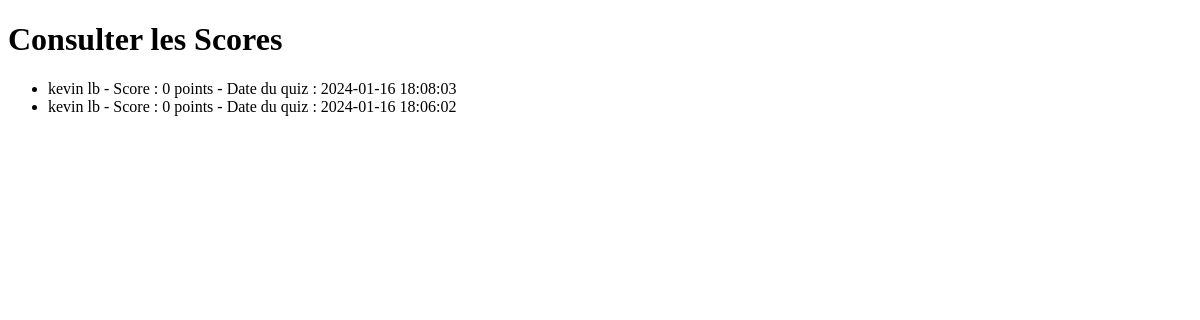
The page /consulter_scores.php on the database as committed earlier.
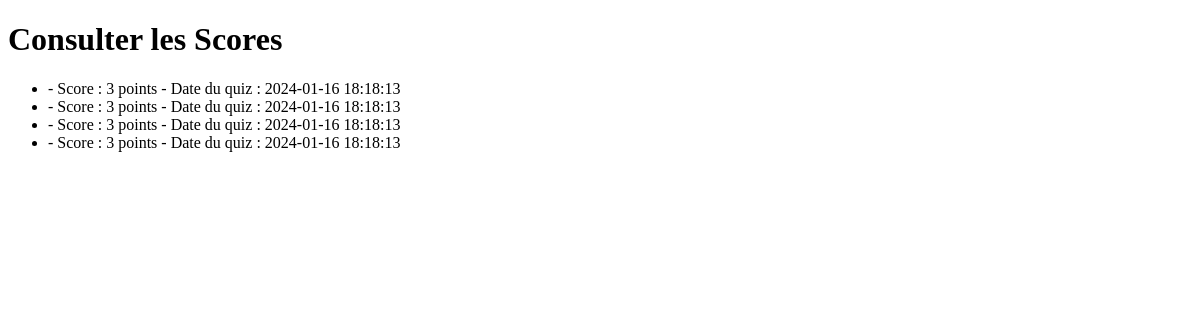
The same page on the database as committed later.
### tables this page shows
CREATE TABLE scores (
        id INTEGER PRIMARY KEY,
        participant_id INTEGER,
        score INTEGER,
        time INTEGER,
        FOREIGN KEY (participant_id) REFERENCES participants(idP));

CREATE TABLE participants (
        idP INTEGER PRIMARY KEY,
        nom TEXT,
        prenom TEXT,
        time INTEGER);

### consulter_scores.php (the view, shortened to what this page needs)
<!DOCTYPE html>
<html lang="fr">
<head>
</head>
<body>
    <h1>Consulter les Scores</h1>
    <?php
    try {
        $file_db = new PDO('sqlite:contacts.sqlite3');
        $file_db->setAttribute(PDO::ATTR_ERRMODE, PDO::ERRMODE_WARNING);
        $scores = $file_db->query("SELECT * FROM scores ORDER BY id DESC")->fetchAll(PDO::FETCH_ASSOC);
        if ($scores) {
            echo '<ul>';
            foreach ($scores as $score) {
                $person = $file_db->query("SELECT * FROM participants NATURAL JOIN scores WHERE id = ". $score['participant_id'])->fetch(PDO::FETCH_ASSOC);
                echo '<li>'. $person['nom'] .' ' . $person['prenom'] .' - Score : ' . $score['score'] . ' points - Date du quiz : ' . date('Y-m-d H:i:s', $score['time']) . '</li>';
            }
            echo '</ul>';
        } else {
            echo '<p>Aucun score disponible.</p>';
        }
    } catch (PDOException $ex) {
        echo $ex->getMessage();
    }
    ?>
</body>
</html>

Rows that differ between the two databases and show on the page:
added scores: score "3", time "2024-01-16 18:18:13"
added scores: score "3", time "2024-01-16 18:18:13"
changed scores (number 3 of 4 on the later page): score "0" → "3"; time "2024-01-16 18:08:03" → "2024-01-16 18:18:13"; participant.nom "kevin" → (not shown); participant.prenom "lb" → (not shown)
changed scores (number 4 of 4 on the later page): score "0" → "3"; time "2024-01-16 18:06:02" → "2024-01-16 18:18:13"; participant.nom "kevin" → (not shown); participant.prenom "lb" → (not shown)
